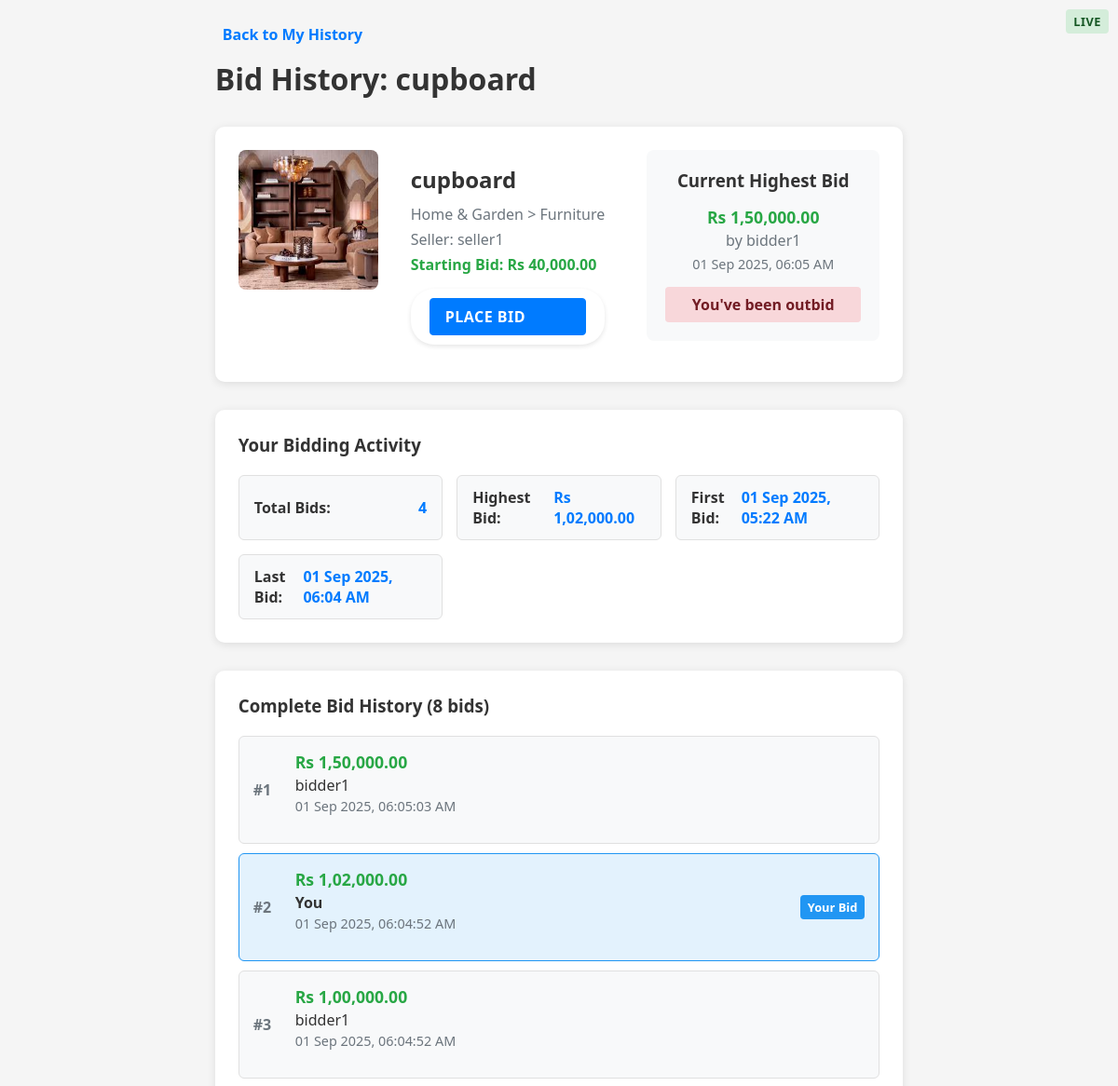
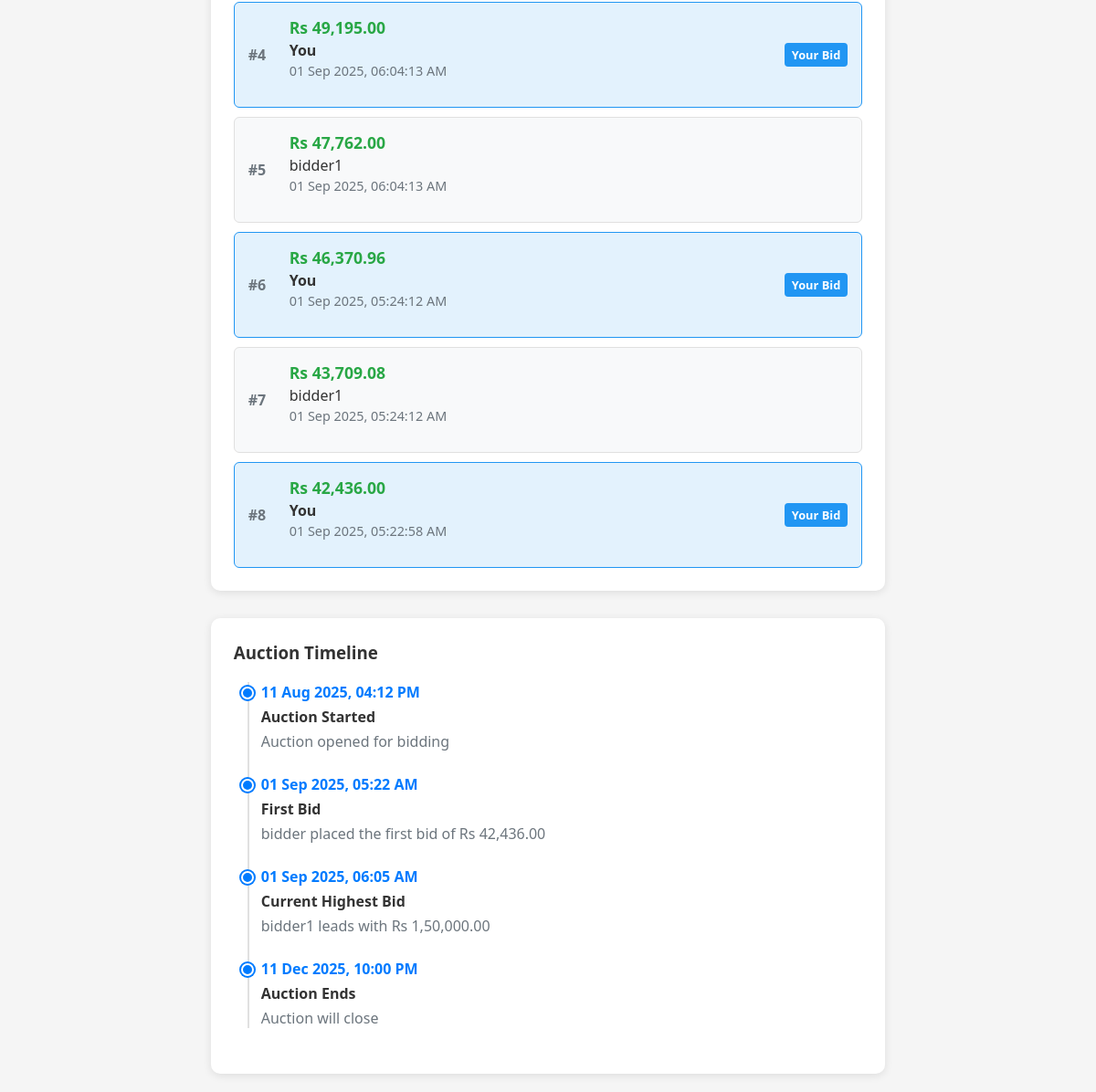
Before: /bidder/auction-history/9 (signed in) with the older database file (2 pictures, top to bottom).
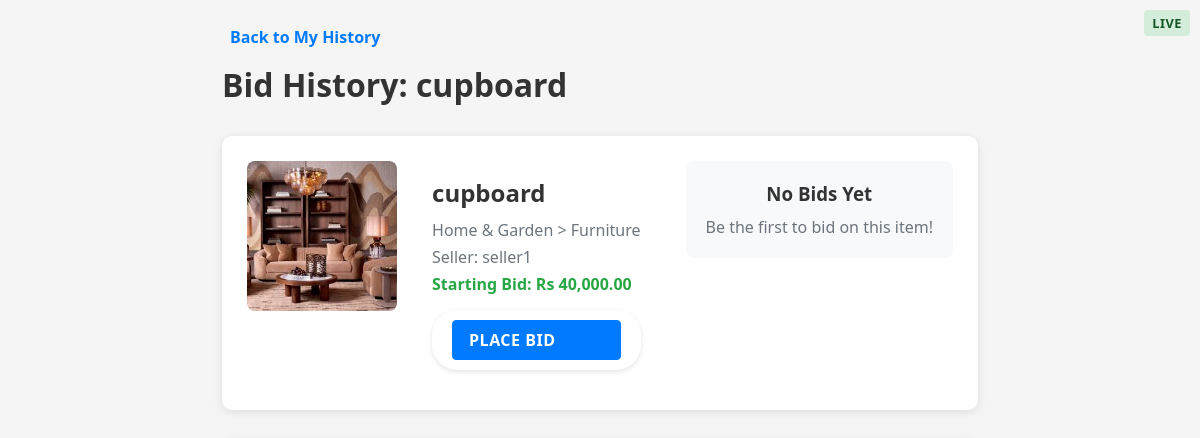
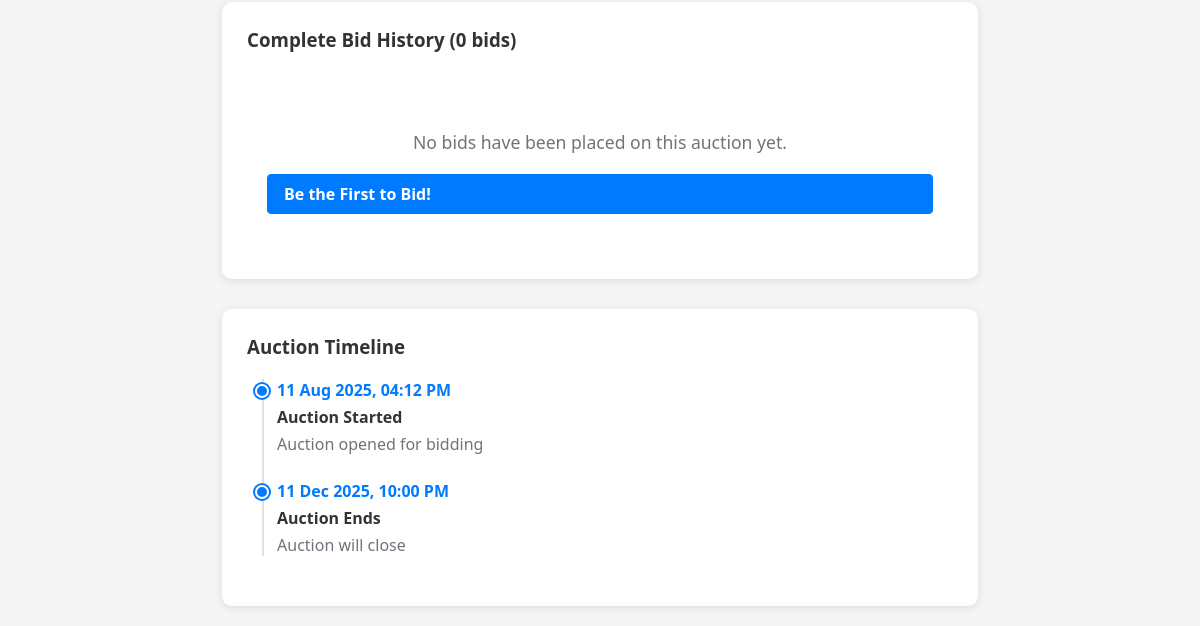
After: the same page with the newer database file (2 pictures, top to bottom).
### app/models.py (models this page shows, shortened)
class Bid(db.Model):
    __tablename__ = 'bids'
    id = db.Column(db.Integer, primary_key=True)
    auction_id = db.Column(db.Integer, db.ForeignKey('auctions.id'), nullable=False)
    bidder_id = db.Column(db.Integer, db.ForeignKey('users.id'), nullable=False)
    bid_amount = db.Column(db.Float, nullable=False)
    bid_time = db.Column(db.DateTime, default=datetime.now)

class User(db.Model):
    __tablename__ = 'users'
    id = db.Column(db.Integer, primary_key=True)
    username = db.Column(db.String(80), unique=True, nullable=False)
    email = db.Column(db.String(120), unique=True, nullable=False)
    password_hash = db.Column(db.String(256), nullable=False)
    role = db.Column(db.String(20), nullable=False)  # 'bidder' or 'seller'
    status = db.Column(db.String(20), nullable=False, default='pending')  # 'pending', 'accepted', 'rejected'
    created_at = db.Column(db.DateTime, default=datetime.now)
    products = db.relationship('Product', backref='seller', lazy=True)
    bids = db.relationship('Bid', backref='bidder', lazy=True)
    won_auctions = db.relationship('AuctionResult', backref='winner', lazy=True)
    search_history = db.relationship('SearchHistory', backref='user', lazy=True)

### app/main.py (the view)
@main.route('/bidder/auction-history/<int:auction_id>')
@login_required
def auction_bid_history(auction_id):
    user_id = session.get('user_id')
    auction = Auction.query.get_or_404(auction_id)
    user_bids = Bid.query.filter_by(
        auction_id=auction_id,
        bidder_id=user_id
    ).order_by(Bid.bid_time.desc()).all()
    all_bids = Bid.query.filter_by(auction_id=auction_id).order_by(Bid.bid_time.desc()).all()
    current_highest_bid = Bid.query.filter_by(auction_id=auction_id).order_by(Bid.bid_amount.desc()).first()
    is_winning = current_highest_bid and current_highest_bid.bidder_id == user_id
    return render_template('auction_bid_history.html',
                         auction=auction,
                         product=auction.product,
                         user_bids=user_bids,
                         all_bids=all_bids,
                         current_highest_bid=current_highest_bid,
                                                    is_winning=is_winning,
                           format_indian_currency=format_indian_currency)

### app/models.py (called while the page is built)
    @property
    def status(self):
        now = datetime.now()  # Use local time instead of UTC
        if now < self.start_date:
            return 'upcoming'
        elif now >= self.start_date and now < self.end_date:
            return 'live'
        else:
            return 'ended'

### app/utils.py (called while the page is built)
def format_indian_currency(amount):
    if amount is None:
        return "Rs 0.00"
    amount_str = f"{amount:.2f}"
    parts = amount_str.split('.')
    integer_part = parts[0]
    decimal_part = parts[1]
    if len(integer_part) <= 3:
        formatted_integer = integer_part
    else:
        last_three = integer_part[-3:]
        remaining = integer_part[:-3]
        formatted_remaining = ""
        for i in range(len(remaining)):
            if i > 0 and i % 2 == 0:
                formatted_remaining = "," + formatted_remaining
            formatted_remaining = remaining[-(i+1)] + formatted_remaining
        formatted_integer = formatted_remaining + "," + last_three
    return f"Rs {formatted_integer}.{decimal_part}"

### app/templates/auction_bid_history.html (shortened to what the changed rows need)
{% extends "base.html" %}
{% block content %}
<div class="container">
    <div class="page-header">
        <h1 class="page-title">Bid History: {{ product.name }}</h1>
    </div>
    <div class="auction-summary">
        <div class="product-info">
            <div class="product-details">
                <h2>{{ product.name }}</h2>
            </div>
        </div>
        <div class="current-status">
            {% if current_highest_bid %}
            <div class="highest-bid">
                <h3>Current Highest Bid</h3>
                <div class="bid-amount">{{ format_indian_currency(current_highest_bid.bid_amount) }}</div>
                <div class="bidder">by {{ current_highest_bid.bidder.username }}</div>
                <div class="bid-time">{{ current_highest_bid.bid_time.strftime('%d %b %Y, %I:%M %p') }}</div>
                {% if is_winning %}
                <div class="winning-indicator">🏆 You're currently winning!</div>
                {% else %}
                <div class="outbid-indicator">You've been outbid</div>
                {% endif %}
            </div>
            {% else %}
            <div class="no-bids">
                <h3>No Bids Yet</h3>
                <p>Be the first to bid on this item!</p>
            </div>
            {% endif %}
        </div>
    </div>
    {% if user_bids %}
    <div class="user-summary">
        <h3>Your Bidding Activity</h3>
        <div class="user-stats">
            <div class="stat">
                <span class="label">Total Bids:</span>
                <span class="value">{{ user_bids|length }}</span>
            </div>
            <div class="stat">
                <span class="label">Highest Bid:</span>
                <span class="value">{{ format_indian_currency(user_bids[0].bid_amount) }}</span>
            </div>
            <div class="stat">
                <span class="label">First Bid:</span>
                <span class="value">{{ user_bids[-1].bid_time.strftime('%d %b %Y, %I:%M %p') }}</span>
            </div>
            <div class="stat">
                <span class="label">Last Bid:</span>
                <span class="value">{{ user_bids[0].bid_time.strftime('%d %b %Y, %I:%M %p') }}</span>
            </div>
        </div>
    </div>
    {% endif %}
    <div class="bid-history-section">
        <h3>Complete Bid History ({{ all_bids|length }} bids)</h3>
        {% if all_bids %}
        <div class="bid-timeline">
            {% for bid in all_bids %}
            <div class="bid-entry {% if bid.bidder_id == session.user_id %}user-bid{% endif %}">
                <div class="bid-rank">#{{ loop.index }}</div>
                <div class="bid-info">
                    <div class="bid-amount">{{ format_indian_currency(bid.bid_amount) }}</div>
                    <div class="bidder-name">
                        {% if bid.bidder_id == session.user_id %}
                        <strong>You</strong>
                        {% else %}
                        {{ bid.bidder.username }}
                        {% endif %}
                    </div>
                    <div class="bid-time">{{ bid.bid_time.strftime('%d %b %Y, %I:%M:%S %p') }}</div>
                </div>
                {% if bid.bidder_id == session.user_id %}
                <div class="user-badge">Your Bid</div>
                {% endif %}
            </div>
            {% endfor %}
        </div>
        {% else %}
        <div class="empty-state">
            <p>No bids have been placed on this auction yet.</p>
            {% if auction.status == 'live' %}
            <a href="{{ url_for('main.view_auction', auction_id=auction.id) }}" class="btn btn-primary">Be the First to Bid!</a>
            {% endif %}
        </div>
        {% endif %}
    </div>
    <div class="auction-timeline">
        <div class="timeline">
            {% if all_bids %}
            <div class="timeline-item">
                <div class="timeline-date">{{ all_bids[-1].bid_time.strftime('%d %b %Y, %I:%M %p') }}</div>
                <div class="timeline-content">
                    <h4>First Bid</h4>
                    <p>{{ all_bids[-1].bidder.username }} placed the first bid of {{ format_indian_currency(all_bids[-1].bid_amount) }}</p>
                </div>
            </div>
            {% endif %}
            {% if all_bids and current_highest_bid and current_highest_bid != all_bids[-1] %}
            <div class="timeline-item">
                <div class="timeline-date">{{ current_highest_bid.bid_time.strftime('%d %b %Y, %I:%M %p') }}</div>
                <div class="timeline-content">
                    <h4>Current Highest Bid</h4>
                    <p>{{ current_highest_bid.bidder.username }} leads with {{ format_indian_currency(current_highest_bid.bid_amount) }}</p>
                </div>
            </div>
            {% endif %}
        </div>
    </div>
</div>
{% endblock %}

Changed rows visible on the page:
removed Bid: bid_amount "Rs 1,50,000.00", bid_time "01 Sep 2025, 06:05 AM", bidder.username "bidder1", bid_time "01 Sep 2025, 06:05:03 AM"
no longer on this page (row unchanged): User: bidder.username "bidder1"
removed Bid: bid_amount "Rs 1,02,000.00", bid_time "01 Sep 2025, 06:04 AM", shows "You", bid_time "01 Sep 2025, 06:04:52 AM", shows "Your Bid"
removed Bid: bid_time "01 Sep 2025, 05:22 AM", bid_amount "Rs 42,436.00", shows "You", bid_time "01 Sep 2025, 05:22:58 AM", shows "Your Bid"
removed Bid: bid_amount "Rs 1,00,000.00", bidder.username "bidder1", bid_time "01 Sep 2025, 06:04:52 AM"
removed Bid: bid_amount "Rs 49,195.00", shows "You", bid_time "01 Sep 2025, 06:04:13 AM", shows "Your Bid"
removed Bid: bid_amount "Rs 47,762.00", bidder.username "bidder1", bid_time "01 Sep 2025, 06:04:13 AM"
removed Bid: bid_amount "Rs 46,370.96", shows "You", bid_time "01 Sep 2025, 05:24:12 AM", shows "Your Bid"
removed Bid: bid_amount "Rs 43,709.08", bidder.username "bidder1", bid_time "01 Sep 2025, 05:24:12 AM"
no longer on this page (row unchanged): User: username "bidder"
Other visible differences:
{{ all_bids|length }}: "8" → "0"
{{ user_bids|length }}: "4" → (not shown)
text no longer shown: "Current Highest Bid by You've been outbid Your Bidding Activity Total Bids: Highest Bid: First Bid: Last Bid: First Bid placed the first bid of Current Highest Bid leads with"
text now shown: "No Bids Yet Be the first to bid on this item! No bids have been placed on this auction yet. Be the First to Bid!"
